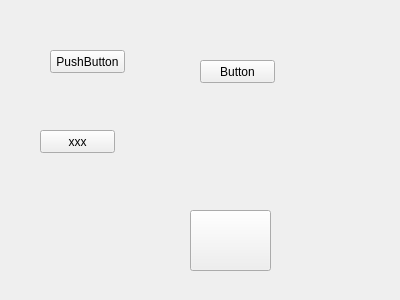
<?xml version="1.0" encoding="UTF-8"?>
<ui version="4.0">
 <class>MyWidget</class>
 <widget class="QWidget" name="MyWidget">
  <property name="geometry">
   <rect>
    <x>0</x>
    <y>0</y>
    <width>400</width>
    <height>300</height>
   </rect>
  </property>
  <property name="windowTitle">
   <string>Widget</string>
  </property>
  <widget class="QPushButton" name="xxxx">
   <property name="geometry">
    <rect>
     <x>50</x>
     <y>50</y>
     <width>75</width>
     <height>23</height>
    </rect>
   </property>
   <property name="text">
    <string>PushButton</string>
   </property>
  </widget>
  <widget class="QPushButton" name="pushButton">
   <property name="geometry">
    <rect>
     <x>200</x>
     <y>60</y>
     <width>75</width>
     <height>23</height>
    </rect>
   </property>
   <property name="text">
    <string>Button</string>
   </property>
  </widget>
  <widget class="QPushButton" name="pushButton_2">
   <property name="geometry">
    <rect>
     <x>190</x>
     <y>210</y>
     <width>81</width>
     <height>61</height>
    </rect>
   </property>
   <property name="text">
    <string/>
   </property>
   <property name="icon">
    <iconset>
     <normaloff>../Image/face.png</normaloff>../Image/face.png</iconset>
   </property>
   <property name="iconSize">
    <size>
     <width>50</width>
     <height>50</height>
    </size>
   </property>
  </widget>
  <widget class="QPushButton" name="pushButton_3">
   <property name="geometry">
    <rect>
     <x>40</x>
     <y>130</y>
     <width>75</width>
     <height>23</height>
    </rect>
   </property>
   <property name="text">
    <string>xxx</string>
   </property>
  </widget>
 </widget>
 <layoutdefault spacing="6" margin="11"/>
 <resources/>
 <connections/>
</ui>
